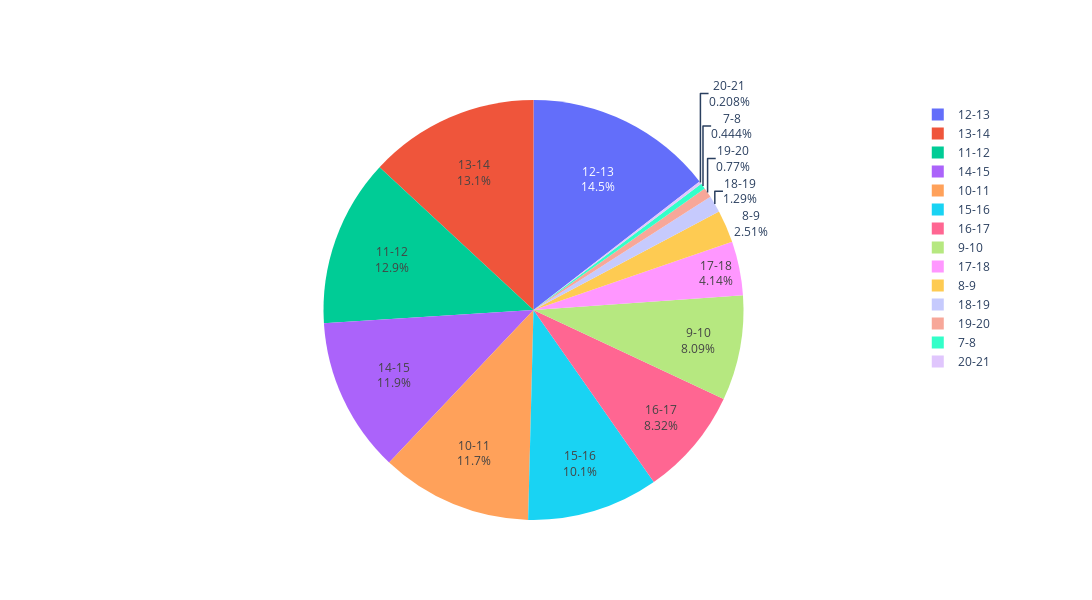

The cell this chart's notebook holds for it:
### Code cell
time_based_sales = df.groupby("HourRange")["revenue"].sum().reset_index()

fig = go.Figure(
    data = [
        go.Pie(
            labels=time_based_sales["HourRange"],
            values=time_based_sales["revenue"], 
            textinfo="label+percent", 
        )
    ]
)
fig.update_layout(
    height = 600,
    width = 1100
)

fig.show()

### Figure 1 — Plotly figure (JSON) as saved in the notebook; plotly's stock layout.template omitted (floating-point values rounded to 4 significant figures)
{"data": [{"labels": ["10-11", "11-12", "12-13", "13-14", "14-15", "15-16", "16-17", "17-18", "18-19", "19-20", "20-21", "21-22", "7-8", "8-9", "9-10"], "textinfo": "label+percent", "type": "pie", "values": [1128000.0, 1248000.0, 1405000.0, 1267000.0, 1156000.0, 979100.0, 805000.0, 400700.0, 124700.0, 74480.0, 20100.0, -4.95, 42930.0, 242600.0, 783100.0]}], "layout": {"height": 600, "width": 1100}}
